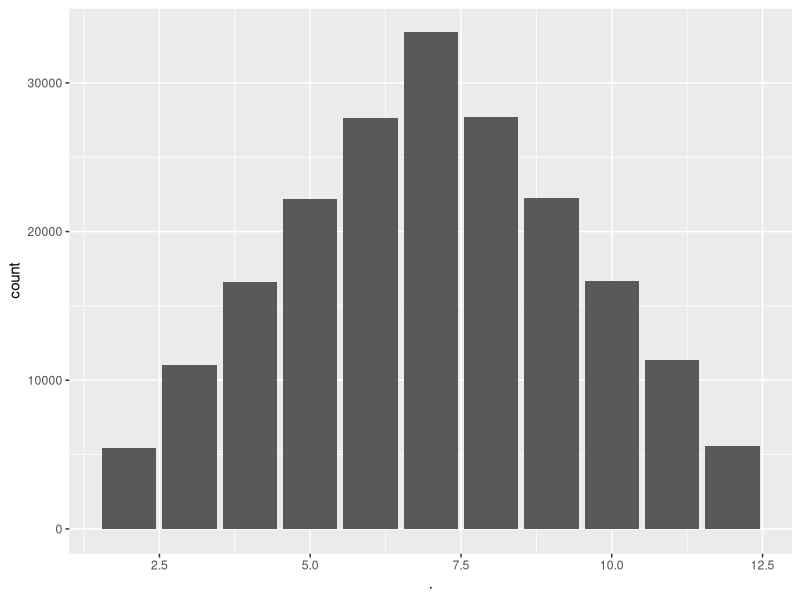

Reproduce this figure in R.
## ---- chunk 1
knitr::opts_chunk$set(echo = TRUE)
library(tidyverse)
## ---- chunk 2
roll_one_die <- function(){
sample(1:6, size = 1)
}

roll_multiple_die <- function(n) {
  sample(1:6, size = n, replace = TRUE)
}

craps <- function() {
  roll_one_die() + roll_one_die()
}

craps_map <- function(n) {
  map_int(1:n, ~ craps())
}

plot_craps <- craps_map(200000) %>%
  as.data.frame() 

ggplot(plot_craps, aes(.)) +
  geom_bar()
